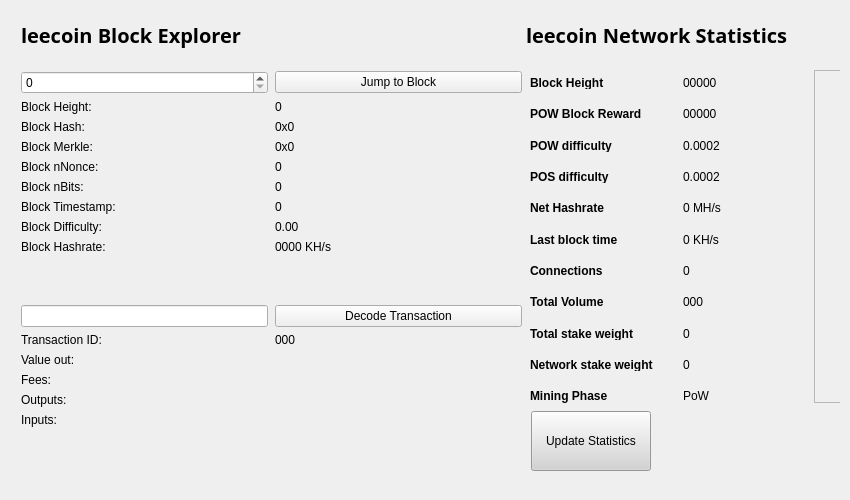
<?xml version="1.0" encoding="UTF-8"?>
<ui version="4.0">
 <class>BlockBrowser</class>
 <widget class="QWidget" name="BlockBrowser">
  <property name="windowModality">
   <enum>Qt::NonModal</enum>
  </property>
  <property name="enabled">
   <bool>true</bool>
  </property>
  <property name="geometry">
   <rect>
    <x>0</x>
    <y>0</y>
    <width>850</width>
    <height>500</height>
   </rect>
  </property>
  <property name="sizePolicy">
   <sizepolicy hsizetype="Preferred" vsizetype="Preferred">
    <horstretch>0</horstretch>
    <verstretch>0</verstretch>
   </sizepolicy>
  </property>
  <property name="minimumSize">
   <size>
    <width>0</width>
    <height>0</height>
   </size>
  </property>
  <property name="acceptDrops">
   <bool>false</bool>
  </property>
  <property name="windowTitle">
   <string>Form</string>
  </property>
  <layout class="QGridLayout">
   <property name="sizeConstraint">
    <enum>QLayout::SetMaximumSize</enum>
   </property>
   <property name="leftMargin">
    <number>21</number>
   </property>
   <property name="topMargin">
    <number>21</number>
   </property>
   <property name="rightMargin">
    <number>10</number>
   </property>
   <item row="1" column="0">
    <widget class="QWidget" name="widget_be" native="true">
     <widget class="QWidget" name="layoutWidget">
      <property name="geometry">
       <rect>
        <x>0</x>
        <y>0</y>
        <width>501</width>
        <height>27</height>
       </rect>
      </property>
      <layout class="QHBoxLayout" name="horizontalLayout_4">
       <property name="spacing">
        <number>7</number>
       </property>
       <item>
        <widget class="QLabel" name="label_5">
         <property name="font">
          <font>
           <family>Open Sans,sans-serif</family>
          </font>
         </property>
         <property name="text">
          <string>&lt;html&gt;&lt;head/&gt;&lt;body&gt;&lt;p&gt;&lt;span style=&quot; font-size:20px; font-weight:600; color:#000000;&quot;&gt;leecoin Block Explorer &lt;/span&gt;&lt;/p&gt;&lt;/body&gt;&lt;/html&gt;</string>
         </property>
        </widget>
       </item>
       <item>
        <spacer name="horizontalSpacer_2">
         <property name="orientation">
          <enum>Qt::Horizontal</enum>
         </property>
         <property name="sizeHint" stdset="0">
          <size>
           <width>40</width>
           <height>20</height>
          </size>
         </property>
        </spacer>
       </item>
      </layout>
     </widget>
     <widget class="QWidget" name="layoutWidget_2">
      <property name="geometry">
       <rect>
        <x>0</x>
        <y>50</y>
        <width>501</width>
        <height>400</height>
       </rect>
      </property>
      <layout class="QGridLayout" name="gridLayout_3" rowstretch="0,0,0,0,0,0,0,0,0,0,0,0,0,0,0,0,0,0,0" columnstretch="0,0">
       <property name="sizeConstraint">
        <enum>QLayout::SetDefaultConstraint</enum>
       </property>
       <property name="horizontalSpacing">
        <number>7</number>
       </property>
       <item row="18" column="0">
        <spacer name="verticalSpacer">
         <property name="orientation">
          <enum>Qt::Vertical</enum>
         </property>
         <property name="sizeHint" stdset="0">
          <size>
           <width>20</width>
           <height>40</height>
          </size>
         </property>
        </spacer>
       </item>
       <item row="12" column="1">
        <widget class="QPushButton" name="txButton">
         <property name="text">
          <string>Decode Transaction</string>
         </property>
        </widget>
       </item>
       <item row="17" column="0">
        <widget class="QLabel" name="inputLabel">
         <property name="text">
          <string>Inputs:</string>
         </property>
         <property name="alignment">
          <set>Qt::AlignLeading|Qt::AlignLeft|Qt::AlignTop</set>
         </property>
        </widget>
       </item>
       <item row="10" column="1">
        <widget class="QLabel" name="pawBox">
         <property name="text">
          <string>0000 KH/s</string>
         </property>
        </widget>
       </item>
       <item row="14" column="0">
        <widget class="QLabel" name="valueLabel">
         <property name="text">
          <string>Value out:</string>
         </property>
        </widget>
       </item>
       <item row="13" column="0">
        <widget class="QLabel" name="txLabel">
         <property name="text">
          <string>Transaction ID:</string>
         </property>
        </widget>
       </item>
       <item row="9" column="1">
        <widget class="QLabel" name="hardBox">
         <property name="text">
          <string>0.00</string>
         </property>
        </widget>
       </item>
       <item row="13" column="1">
        <widget class="QLabel" name="txID">
         <property name="text">
          <string>000</string>
         </property>
        </widget>
       </item>
       <item row="17" column="1">
        <widget class="QLabel" name="inputBox">
         <property name="text">
          <string/>
         </property>
         <property name="alignment">
          <set>Qt::AlignLeading|Qt::AlignLeft|Qt::AlignTop</set>
         </property>
        </widget>
       </item>
       <item row="14" column="1">
        <widget class="QLabel" name="valueBox">
         <property name="text">
          <string/>
         </property>
        </widget>
       </item>
       <item row="9" column="0">
        <widget class="QLabel" name="hardLabel">
         <property name="text">
          <string>Block Difficulty:</string>
         </property>
        </widget>
       </item>
       <item row="1" column="0">
        <widget class="QSpinBox" name="heightBox">
         <property name="sizePolicy">
          <sizepolicy hsizetype="Preferred" vsizetype="Fixed">
           <horstretch>0</horstretch>
           <verstretch>0</verstretch>
          </sizepolicy>
         </property>
         <property name="maximum">
          <number>99999999</number>
         </property>
        </widget>
       </item>
       <item row="3" column="0">
        <widget class="QLabel" name="heightLabel_2">
         <property name="text">
          <string>Block Height:</string>
         </property>
        </widget>
       </item>
       <item row="8" column="1">
        <widget class="QLabel" name="timeBox">
         <property name="text">
          <string>0</string>
         </property>
        </widget>
       </item>
       <item row="1" column="1">
        <widget class="QPushButton" name="blockButton">
         <property name="text">
          <string>Jump to Block</string>
         </property>
        </widget>
       </item>
       <item row="5" column="0">
        <widget class="QLabel" name="merkleLabel">
         <property name="text">
          <string>Block Merkle:</string>
         </property>
        </widget>
       </item>
       <item row="4" column="0">
        <widget class="QLabel" name="hashLabel">
         <property name="text">
          <string>Block Hash:</string>
         </property>
        </widget>
       </item>
       <item row="15" column="1">
        <widget class="QLabel" name="feesBox">
         <property name="text">
          <string/>
         </property>
        </widget>
       </item>
       <item row="10" column="0">
        <widget class="QLabel" name="pawLabel">
         <property name="text">
          <string>Block Hashrate:</string>
         </property>
        </widget>
       </item>
       <item row="3" column="1">
        <widget class="QLabel" name="heightLabel">
         <property name="text">
          <string>0</string>
         </property>
        </widget>
       </item>
       <item row="15" column="0">
        <widget class="QLabel" name="feesLabel">
         <property name="text">
          <string>Fees:</string>
         </property>
        </widget>
       </item>
       <item row="7" column="0">
        <widget class="QLabel" name="bitsLabel">
         <property name="text">
          <string>Block nBits:</string>
         </property>
        </widget>
       </item>
       <item row="7" column="1">
        <widget class="QLabel" name="bitsBox">
         <property name="text">
          <string>0</string>
         </property>
        </widget>
       </item>
       <item row="5" column="1">
        <widget class="QLabel" name="merkleBox">
         <property name="minimumSize">
          <size>
           <width>187</width>
           <height>0</height>
          </size>
         </property>
         <property name="text">
          <string>0x0</string>
         </property>
        </widget>
       </item>
       <item row="16" column="0">
        <widget class="QLabel" name="outputLabel">
         <property name="text">
          <string>Outputs:</string>
         </property>
         <property name="alignment">
          <set>Qt::AlignLeading|Qt::AlignLeft|Qt::AlignTop</set>
         </property>
        </widget>
       </item>
       <item row="16" column="1">
        <widget class="QLabel" name="outputBox">
         <property name="text">
          <string/>
         </property>
         <property name="alignment">
          <set>Qt::AlignLeading|Qt::AlignLeft|Qt::AlignTop</set>
         </property>
        </widget>
       </item>
       <item row="6" column="0">
        <widget class="QLabel" name="nonceLabel">
         <property name="text">
          <string>Block nNonce:</string>
         </property>
        </widget>
       </item>
       <item row="6" column="1">
        <widget class="QLabel" name="nonceBox">
         <property name="text">
          <string>0</string>
         </property>
        </widget>
       </item>
       <item row="8" column="0">
        <widget class="QLabel" name="timeLabel">
         <property name="text">
          <string>Block Timestamp:</string>
         </property>
        </widget>
       </item>
       <item row="4" column="1">
        <widget class="QLabel" name="hashBox">
         <property name="enabled">
          <bool>true</bool>
         </property>
         <property name="sizePolicy">
          <sizepolicy hsizetype="Preferred" vsizetype="Preferred">
           <horstretch>0</horstretch>
           <verstretch>0</verstretch>
          </sizepolicy>
         </property>
         <property name="minimumSize">
          <size>
           <width>0</width>
           <height>0</height>
          </size>
         </property>
         <property name="text">
          <string>0x0</string>
         </property>
        </widget>
       </item>
       <item row="12" column="0">
        <widget class="QLineEdit" name="txBox">
         <property name="sizePolicy">
          <sizepolicy hsizetype="Preferred" vsizetype="Fixed">
           <horstretch>0</horstretch>
           <verstretch>0</verstretch>
          </sizepolicy>
         </property>
         <property name="inputMask">
          <string comment="Transaction id" extracomment="Transaction id"/>
         </property>
         <property name="placeholderText">
          <string comment="Transaction ID" extracomment="Transaction ID"/>
         </property>
        </widget>
       </item>
       <item row="11" column="0">
        <spacer name="verticalSpacer_2">
         <property name="orientation">
          <enum>Qt::Vertical</enum>
         </property>
         <property name="sizeHint" stdset="0">
          <size>
           <width>20</width>
           <height>40</height>
          </size>
         </property>
        </spacer>
       </item>
      </layout>
     </widget>
     <widget class="QFrame" name="gridFrame_2">
      <property name="geometry">
       <rect>
        <x>500</x>
        <y>40</y>
        <width>580</width>
        <height>351</height>
       </rect>
      </property>
      <layout class="QGridLayout" name="gridLayout_4">
       <item row="3" column="0">
        <layout class="QFormLayout" name="formLayout_3">
         <property name="fieldGrowthPolicy">
          <enum>QFormLayout::FieldsStayAtSizeHint</enum>
         </property>
         <property name="horizontalSpacing">
          <number>30</number>
         </property>
         <property name="verticalSpacing">
          <number>18</number>
         </property>
         <property name="rightMargin">
          <number>0</number>
         </property>
         <item row="1" column="0">
          <widget class="QLabel" name="label_17">
           <property name="text">
            <string>&lt;html&gt;&lt;head/&gt;&lt;body&gt;&lt;p&gt;&lt;span style=&quot; font-weight:600;&quot;&gt;Block Height&lt;/span&gt;&lt;/p&gt;&lt;/body&gt;&lt;/html&gt;</string>
           </property>
          </widget>
         </item>
         <item row="1" column="1">
          <widget class="QLabel" name="heightBox_3">
           <property name="text">
            <string>00000</string>
           </property>
          </widget>
         </item>
         <item row="2" column="0">
          <widget class="QLabel" name="label_18">
           <property name="text">
            <string>&lt;html&gt;&lt;head/&gt;&lt;body&gt;&lt;p&gt;&lt;span style=&quot; font-weight:600;&quot;&gt;POW Block Reward&lt;/span&gt;&lt;/p&gt;&lt;/body&gt;&lt;/html&gt;</string>
           </property>
          </widget>
         </item>
         <item row="2" column="1">
          <widget class="QLabel" name="rewardBox_2">
           <property name="text">
            <string>00000</string>
           </property>
          </widget>
         </item>
         <item row="3" column="0">
          <widget class="QLabel" name="label_19">
           <property name="text">
            <string>&lt;html&gt;&lt;head/&gt;&lt;body&gt;&lt;p&gt;&lt;span style=&quot; font-weight:600;&quot;&gt;POW difficulty&lt;/span&gt;&lt;/p&gt;&lt;/body&gt;&lt;/html&gt;</string>
           </property>
          </widget>
         </item>
         <item row="3" column="1">
          <widget class="QLabel" name="diffBox_2">
           <property name="text">
            <string>0.0002</string>
           </property>
          </widget>
         </item>
         <item row="4" column="0">
          <widget class="QLabel" name="label_20">
           <property name="text">
            <string>&lt;html&gt;&lt;head/&gt;&lt;body&gt;&lt;p&gt;&lt;span style=&quot; font-weight:600;&quot;&gt;POS difficulty&lt;/span&gt;&lt;/p&gt;&lt;/body&gt;&lt;/html&gt;</string>
           </property>
          </widget>
         </item>
         <item row="4" column="1">
          <widget class="QLabel" name="diffBox2_2">
           <property name="text">
            <string>0.0002</string>
           </property>
          </widget>
         </item>
         <item row="5" column="0">
          <widget class="QLabel" name="label_21">
           <property name="text">
            <string>&lt;html&gt;&lt;head/&gt;&lt;body&gt;&lt;p&gt;&lt;span style=&quot; font-weight:600;&quot;&gt;Net Hashrate&lt;/span&gt;&lt;/p&gt;&lt;/body&gt;&lt;/html&gt;</string>
           </property>
          </widget>
         </item>
         <item row="5" column="1">
          <widget class="QLabel" name="pawrateBox_2">
           <property name="text">
            <string>0 MH/s</string>
           </property>
          </widget>
         </item>
         <item row="6" column="0">
          <widget class="QLabel" name="label3_3">
           <property name="sizePolicy">
            <sizepolicy hsizetype="Preferred" vsizetype="Maximum">
             <horstretch>0</horstretch>
             <verstretch>0</verstretch>
            </sizepolicy>
           </property>
           <property name="text">
            <string>&lt;html&gt;&lt;head/&gt;&lt;body&gt;&lt;p&gt;&lt;span style=&quot; font-weight:600;&quot;&gt;Last block time&lt;/span&gt;&lt;/p&gt;&lt;/body&gt;&lt;/html&gt;</string>
           </property>
          </widget>
         </item>
         <item row="6" column="1">
          <widget class="QLabel" name="localBox_2">
           <property name="text">
            <string>0 KH/s</string>
           </property>
          </widget>
         </item>
         <item row="7" column="0">
          <widget class="QLabel" name="label1_3">
           <property name="text">
            <string>&lt;html&gt;&lt;head/&gt;&lt;body&gt;&lt;p&gt;&lt;span style=&quot; font-weight:600;&quot;&gt;Connections&lt;/span&gt;&lt;/p&gt;&lt;/body&gt;&lt;/html&gt;</string>
           </property>
          </widget>
         </item>
         <item row="7" column="1">
          <widget class="QLabel" name="connectionBox_2">
           <property name="text">
            <string>0</string>
           </property>
          </widget>
         </item>
         <item row="8" column="0">
          <widget class="QLabel" name="label_22">
           <property name="text">
            <string>&lt;html&gt;&lt;head/&gt;&lt;body&gt;&lt;p&gt;&lt;span style=&quot; font-weight:600;&quot;&gt;Total Volume&lt;/span&gt;&lt;/p&gt;&lt;/body&gt;&lt;/html&gt;</string>
           </property>
          </widget>
         </item>
         <item row="8" column="1">
          <widget class="QLabel" name="volumeBox_2">
           <property name="text">
            <string>000</string>
           </property>
          </widget>
         </item>
         <item row="9" column="0">
          <widget class="QLabel" name="label_23">
           <property name="text">
            <string>&lt;html&gt;&lt;head/&gt;&lt;body&gt;&lt;p&gt;&lt;span style=&quot; font-weight:600;&quot;&gt;Total stake weight&lt;/span&gt;&lt;/p&gt;&lt;/body&gt;&lt;/html&gt;</string>
           </property>
          </widget>
         </item>
         <item row="9" column="1">
          <widget class="QLabel" name="minBox_2">
           <property name="text">
            <string>0</string>
           </property>
          </widget>
         </item>
         <item row="10" column="0">
          <widget class="QLabel" name="label_24">
           <property name="text">
            <string>&lt;html&gt;&lt;head/&gt;&lt;body&gt;&lt;p&gt;&lt;span style=&quot; font-weight:600;&quot;&gt;Network stake weight&lt;/span&gt;&lt;/p&gt;&lt;/body&gt;&lt;/html&gt;</string>
           </property>
          </widget>
         </item>
         <item row="10" column="1">
          <widget class="QLabel" name="maxBox_2">
           <property name="text">
            <string>0</string>
           </property>
          </widget>
         </item>
         <item row="11" column="0">
          <widget class="QLabel" name="label_25">
           <property name="text">
            <string>&lt;html&gt;&lt;head/&gt;&lt;body&gt;&lt;p&gt;&lt;span style=&quot; font-weight:600;&quot;&gt;Mining Phase&lt;/span&gt;&lt;/p&gt;&lt;/body&gt;&lt;/html&gt;</string>
           </property>
          </widget>
         </item>
         <item row="11" column="1">
          <widget class="QLabel" name="cBox_2">
           <property name="text">
            <string>PoW</string>
           </property>
          </widget>
         </item>
        </layout>
       </item>
       <item row="2" column="0">
        <spacer name="verticalSpacer_3">
         <property name="orientation">
          <enum>Qt::Vertical</enum>
         </property>
         <property name="sizeHint" stdset="0">
          <size>
           <width>20</width>
           <height>40</height>
          </size>
         </property>
        </spacer>
       </item>
       <item row="1" column="1" rowspan="3">
        <widget class="QFrame" name="frame">
         <property name="minimumSize">
          <size>
           <width>240</width>
           <height>0</height>
          </size>
         </property>
         <property name="frameShape">
          <enum>QFrame::StyledPanel</enum>
         </property>
         <property name="frameShadow">
          <enum>QFrame::Raised</enum>
         </property>
         <widget class="QLabel" name="label_4">
          <property name="geometry">
           <rect>
            <x>0</x>
            <y>0</y>
            <width>240</width>
            <height>389</height>
           </rect>
          </property>
          <property name="sizePolicy">
           <sizepolicy hsizetype="Preferred" vsizetype="Ignored">
            <horstretch>0</horstretch>
            <verstretch>0</verstretch>
           </sizepolicy>
          </property>
          <property name="minimumSize">
           <size>
            <width>240</width>
            <height>0</height>
           </size>
          </property>
          <property name="pixmap">
           <pixmap>:/images/stat_logo</pixmap>
          </property>
         </widget>
        </widget>
       </item>
      </layout>
     </widget>
     <widget class="QWidget" name="layoutWidget">
      <property name="geometry">
       <rect>
        <x>505</x>
        <y>0</y>
        <width>311</width>
        <height>26</height>
       </rect>
      </property>
      <layout class="QHBoxLayout" name="horizontalLayout_5">
       <property name="spacing">
        <number>7</number>
       </property>
       <item>
        <widget class="QLabel" name="label_6">
         <property name="font">
          <font>
           <family>Open Sans,sans-serif</family>
          </font>
         </property>
         <property name="text">
          <string>&lt;html&gt;&lt;head/&gt;&lt;body&gt;&lt;p&gt;&lt;span style=&quot; font-size:20px; font-weight:600; color:#000000;&quot;&gt;leecoin Network Statistics&lt;/span&gt;&lt;/p&gt;&lt;/body&gt;&lt;/html&gt;</string>
         </property>
        </widget>
       </item>
       <item>
        <spacer name="horizontalSpacer_3">
         <property name="orientation">
          <enum>Qt::Horizontal</enum>
         </property>
         <property name="sizeHint" stdset="0">
          <size>
           <width>40</width>
           <height>20</height>
          </size>
         </property>
        </spacer>
       </item>
      </layout>
     </widget>
     <widget class="QPushButton" name="startButton">
      <property name="geometry">
       <rect>
        <x>510</x>
        <y>390</y>
        <width>120</width>
        <height>60</height>
       </rect>
      </property>
      <property name="sizePolicy">
       <sizepolicy hsizetype="Fixed" vsizetype="Fixed">
        <horstretch>0</horstretch>
        <verstretch>0</verstretch>
       </sizepolicy>
      </property>
      <property name="minimumSize">
       <size>
        <width>120</width>
        <height>60</height>
       </size>
      </property>
      <property name="styleSheet">
       <string notr="true">background:lightgrey;</string>
      </property>
      <property name="text">
       <string>Update Statistics</string>
      </property>
     </widget>
    </widget>
   </item>
  </layout>
 </widget>
 <resources/>
 <connections/>
</ui>
